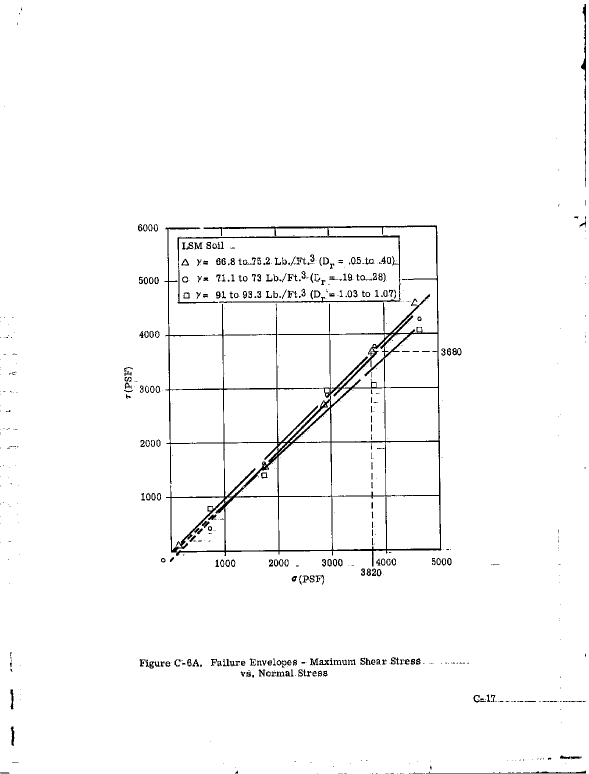
#> input picture img/1968-vol2/p0131.png, 1178 x 1548 px, found by its file name (shown at 1/2 size)
$ python build_points.py
#> lines starting #> are read from the running program, lines starting #| are printed output that depends on the picture; after the words box and inside, x2 and y2 are one past the last pixel; in counts of white or black regions, pixels touching at a corner belong together
"""Build out/FC-6A/points-p1.csv for FC-6A (p0131.png), panel 1.

Markers: centers read by the reader from row/column dumps of the page (helpers ascii.py, rowruns.py)
and zoomed crops; listed below with their evidence. Triangle centers are centroids of the
reconstructed triangle (rule 8): vertices from the measured side centerlines and base.

Traces: the three drawn lines are sampled at every 250 psf of normal stress. The column u of a
sample is where the line fitted to that line's ink (fit_lines.py, rms < 1 px) has the target sigma
under the adopted calibration (cal-p1); v is the measured center of the line's ink run in that
column when the run is a single clean stroke, otherwise the fitted v on merged ink (noted). A
sample that falls in a gap of the ink (a dash gap) is moved along the line to the nearest clean
ink and noted; a sample that falls on a plotted symbol is left out (rule 7) and listed in notes.md.
"""
import csv
import json
from pathlib import Path

import numpy as np
from PIL import Image

HERE = Path(__file__).resolve().parent
OUT = HERE.parent
WS = HERE.parents[2]
g = np.asarray(Image.open(WS / "packet" / "p0131.png").convert("L"))
#> g is the input picture: shape (1548, 1178); 97.7% white; black in thin lines or dots
dark = g < 160
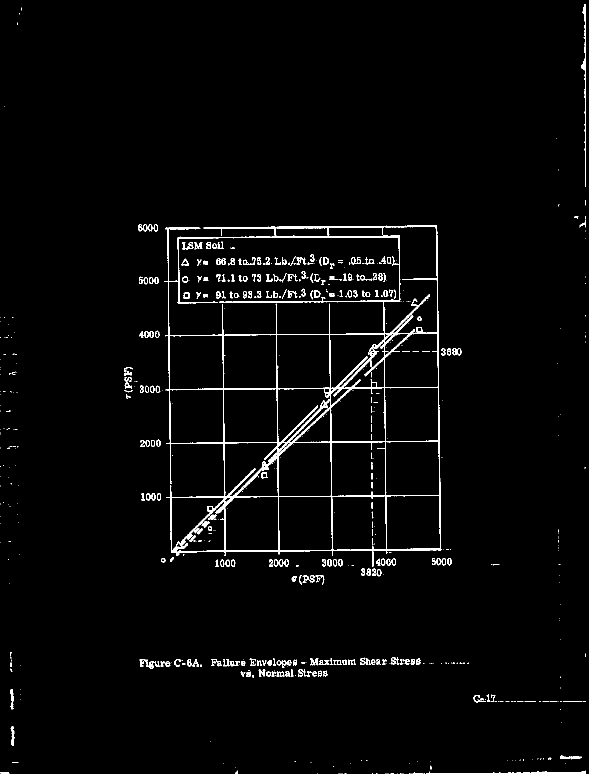
#> dark: shape (1548, 1178) bool (shown at 1/2 size); 2.3% white in thin lines or dots
#> (the run stopped early here; a loop or call above may not have finished)

$ run again, with img/1968-vol2/p0003.png copied over img/1968-vol2/p0131.png
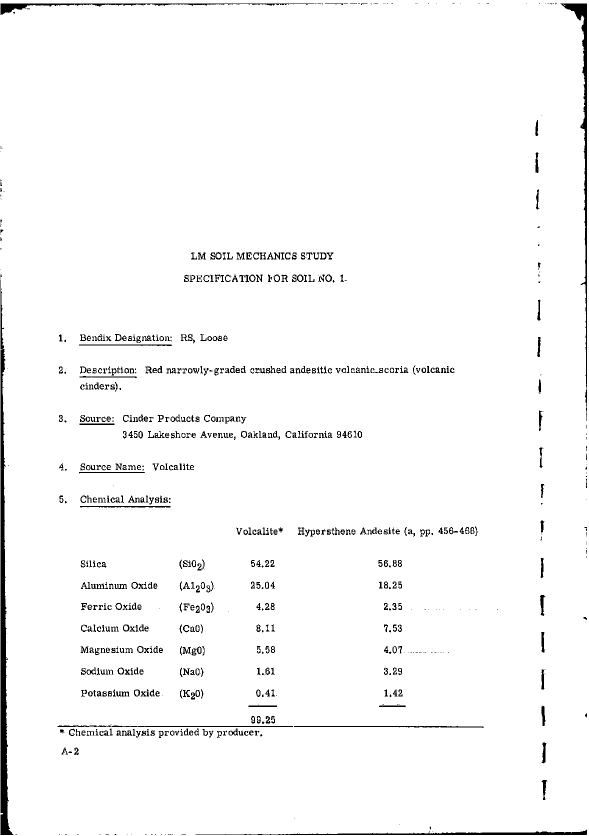
#> input picture img/1968-vol2/p0003.png, 1178 x 1671 px, found by its file name (shown at 1/2 size)
#> g is the input picture: shape (1671, 1178); 97.2% white; 763 black regions (242 under 20 px), largest, box (x1, y1, x2, y2) and area: (1, 560, 27, 1670) 9966, (1121, 7, 1174, 842) 4423, (391, 1659, 1174, 1670) 2632
#> `dark = g < 160`:
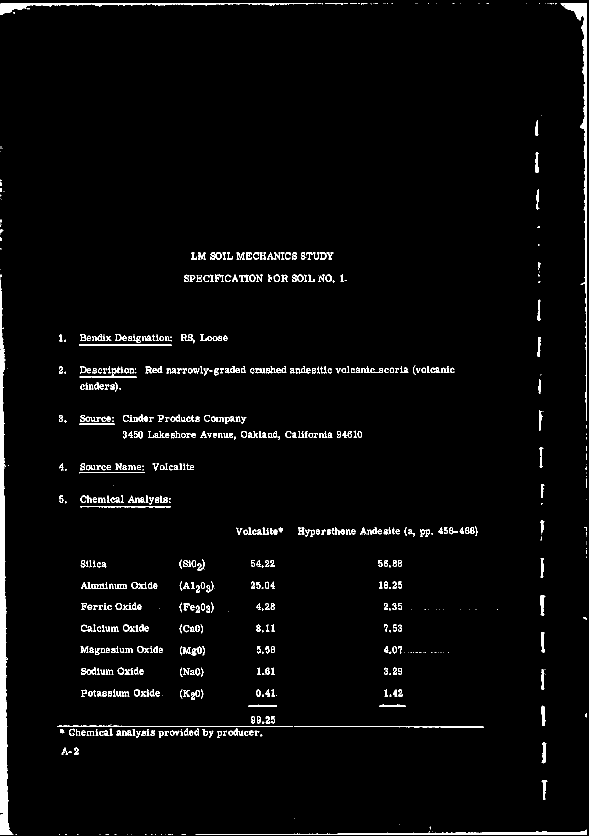
#> dark: shape (1671, 1178) bool (shown at 1/2 size); 2.8% white; 763 white regions (242 under 20 px), largest, box (x1, y1, x2, y2) and area: (1, 560, 27, 1670) 9966, (1121, 7, 1174, 842) 4423, (391, 1659, 1174, 1670) 2632

$ run again, with img/1968-vol2/p0004.png copied over img/1968-vol2/p0131.png
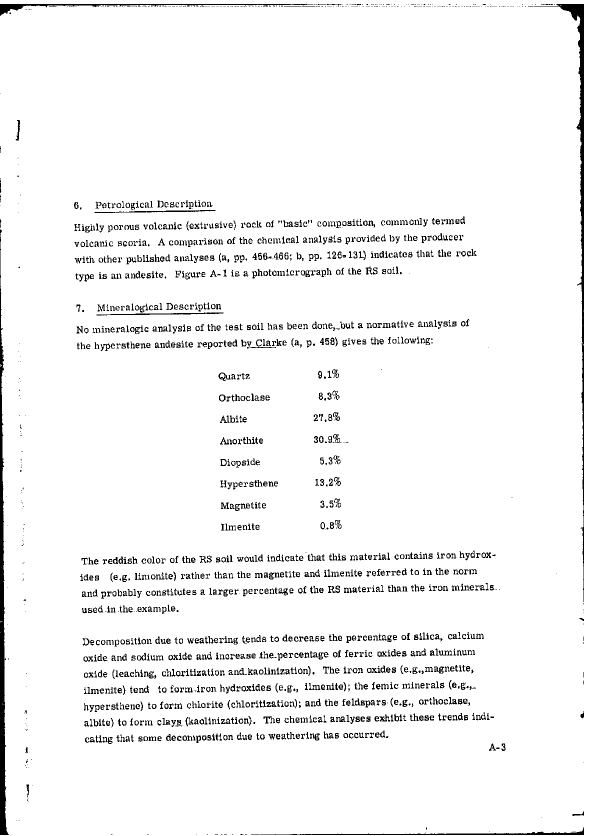
#> input picture img/1968-vol2/p0004.png, 1178 x 1671 px, found by its file name (shown at 1/2 size)
#> g is the input picture: shape (1671, 1178); 95.6% white; 1799 black regions (547 under 20 px), largest, box (x1, y1, x2, y2) and area: (0, 458, 18, 1670) 8020, (1068, 8, 1168, 1204) 6629, (0, 8, 627, 32) 2191
#> `dark = g < 160`:
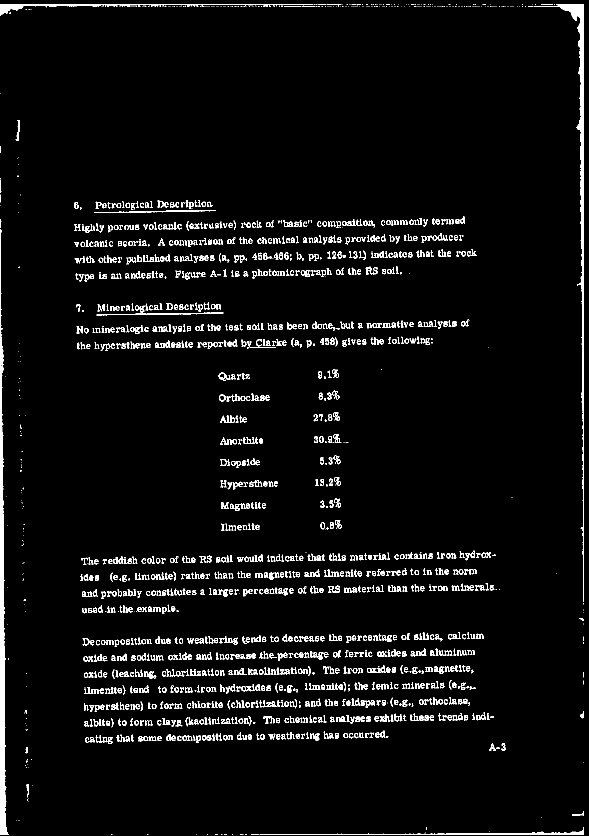
#> dark: shape (1671, 1178) bool (shown at 1/2 size); 4.4% white; 1799 white regions (547 under 20 px), largest, box (x1, y1, x2, y2) and area: (0, 458, 18, 1670) 8020, (1068, 8, 1168, 1204) 6629, (0, 8, 627, 32) 2191

$ run again, with img/1968-vol2/p0005.png copied over img/1968-vol2/p0131.png
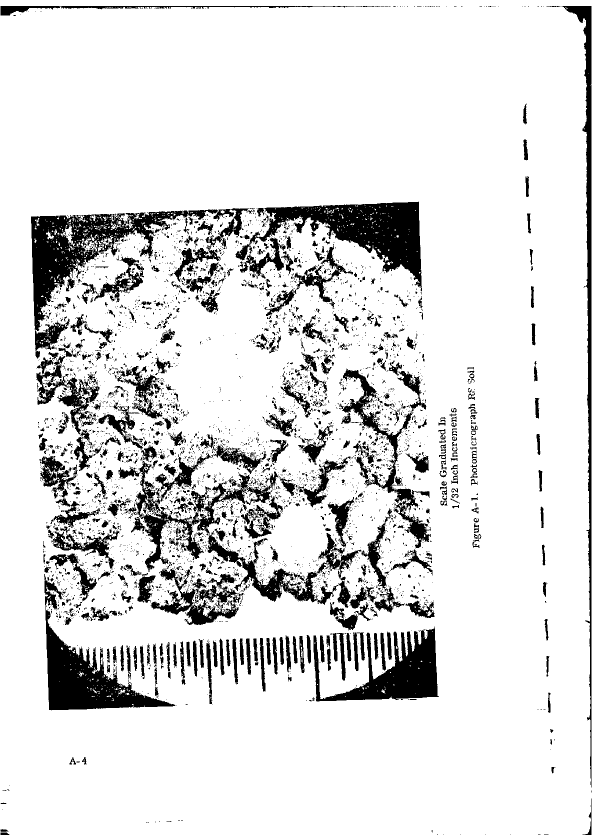
#> input picture img/1968-vol2/p0005.png, 1196 x 1671 px, found by its file name (shown at 1/2 size)
#> g is the input picture: shape (1671, 1196); 87.1% white; 4872 black regions (4265 under 20 px), largest, box (x1, y1, x2, y2) and area: (62, 418, 468, 717) 24967, (471, 403, 844, 582) 23679, (88, 1148, 350, 1421) 19021
#> `dark = g < 160`:
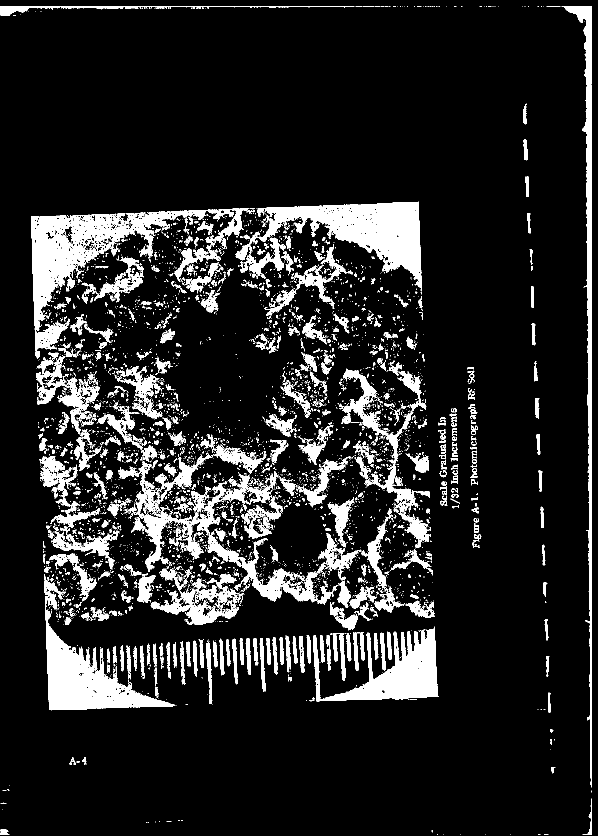
#> dark: shape (1671, 1196) bool (shown at 1/2 size); 12.9% white; 4872 white regions (4265 under 20 px), largest, box (x1, y1, x2, y2) and area: (62, 418, 468, 717) 24967, (471, 403, 844, 582) 23679, (88, 1148, 350, 1421) 19021
